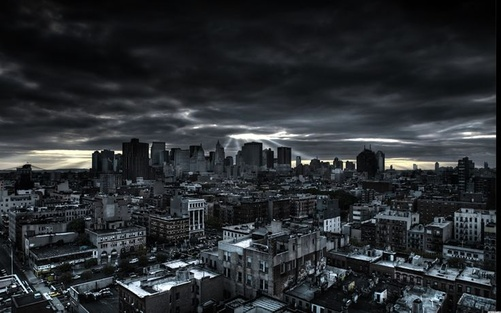
%> input picture primerParcial/practicas/practica3B/city.jpg, 501 x 313 px, shrunk from 736 x 460 before the run
$ octave practica3B.m   (GNU Octave 9; MATLAB toolbox functions it lacks are replaced by stand-ins)
%> lines starting %> are read from the running program, lines starting %| are printed output that depends on the picture
% Carga las imágenes
a = imread('city.jpg');
%> a is the input picture: size 313x501x3 uint8; mean R, G, B 41.9, 45.5, 49.2
b = imread('dinamarca.jpg');
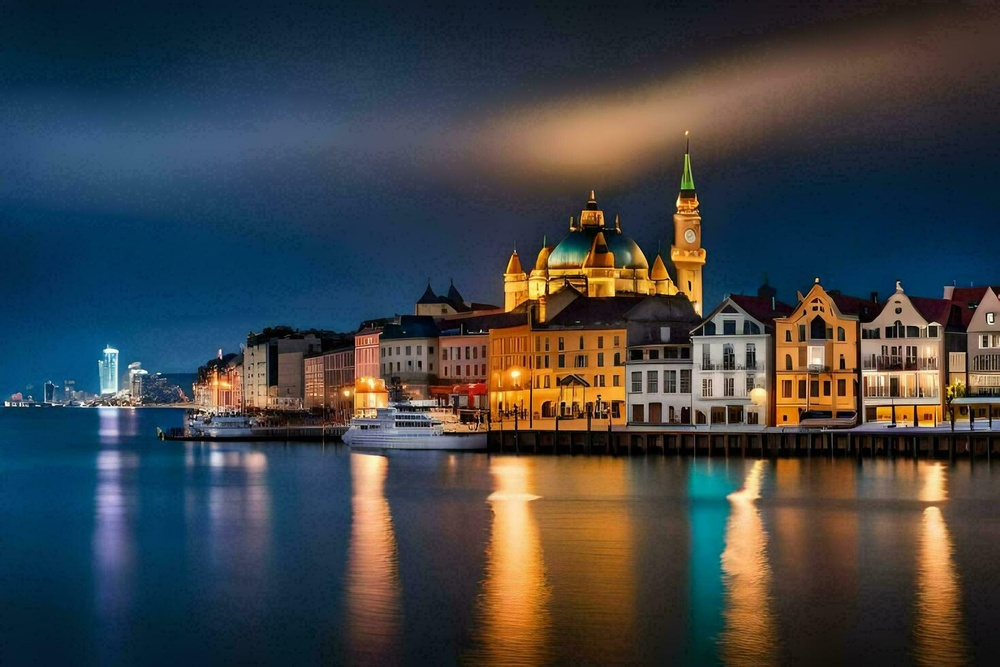
%> input picture primerParcial/practicas/practica3B/dinamarca.jpg, 1000 x 667 px, shrunk from 1470 x 980 before the run
%> b is the input picture: size 667x1000x3 uint8; mean R, G, B 62.6, 66.3, 69.2

% Convierte las imágenes a escala de grises
a_gray = rgb2gray(a);
b_gray = rgb2gray(b);
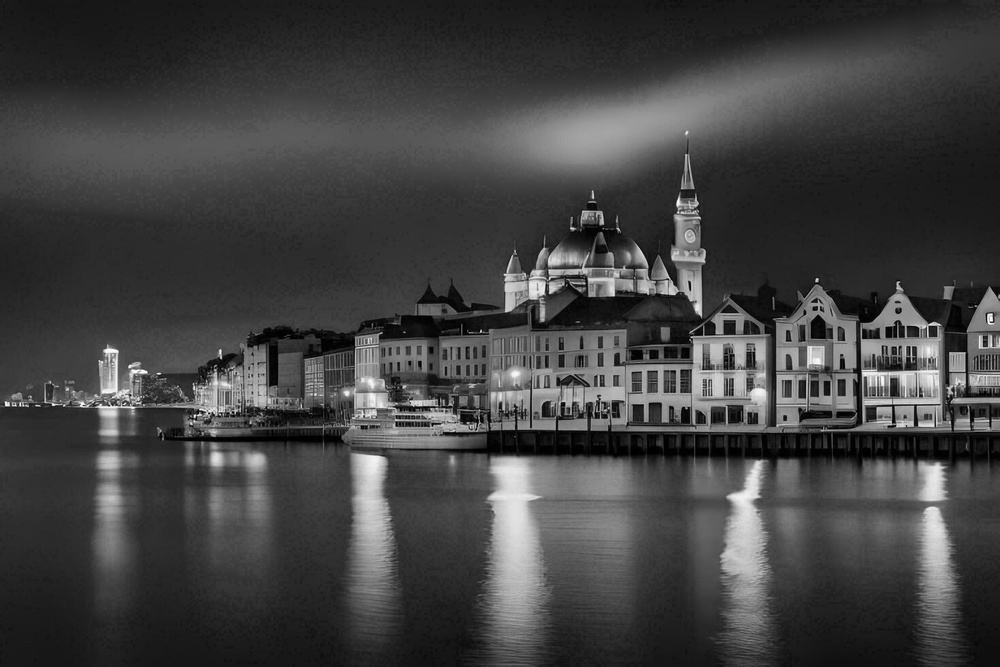
%> b_gray: size 667x1000 uint8; min 0, max 255, mean 65.5

% Ecualización de histograma para la imagen a
a_eq = ecualizar_histograma(a_gray);
b_eq = ecualizar_histograma(b_gray);

% Transferencia de histograma de la imagen b con referencia a la imagen a ecualizada
b_trans = transferir_histograma(b_gray, a_eq);

% Visualización de imágenes
figure;
subplot(2,3,1);
imshow(a_eq);
title('Imagen A');
subplot(2,3,3);
imshow(b_eq);
title('Imagen B');
subplot(2,3,2);
imshow(b_trans);
title('Imagen');

subplot(2,3,4);
imhist(a_eq);
title('Histograma A');
subplot(2,3,6);
imhist(b_eq);
title('Histograma B');
subplot(2,3,5);
imhist(b_trans);
title('Histograma');

% Función para ecualizar el histograma
function img_eq = ecualizar_histograma(img)
    % Calcular el histograma de la imagen
    h_img = imhist(img);
%> h_img = 256 values, max 3666 at index 22, min 18 at index 231, mean 612.6

    % Calcular el histograma acumulativo normalizado de la imagen
    cdf_img = cumsum(h_img) / numel(img);
%> cdf_img = 256 values from 0.00403 to 1

    % Crear un mapeo de los valores de intensidad de la imagen
    mapeo = cdf_img;
%> mapeo = 256 values from 0.00403 to 1

    % Aplicar el mapeo a la imagen
    img_eq = mapeo(img+1);
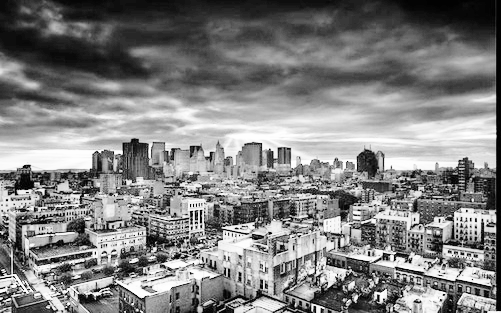
%> img_eq: size 313x501 double; min 0.00403, max 1, mean 0.506
%> in ecualizar_histograma (call 2), `h_img = imhist(img);`: h_img = 256 values, max 13053 at index 46, min 0 at index 255, mean 2605.5
%> in ecualizar_histograma (call 2), `cdf_img = cumsum(h_img) / numel(img);`: cdf_img = 256 values from 0.000811 to 1
%> in ecualizar_histograma (call 2), `img_eq = mapeo(img+1);`:
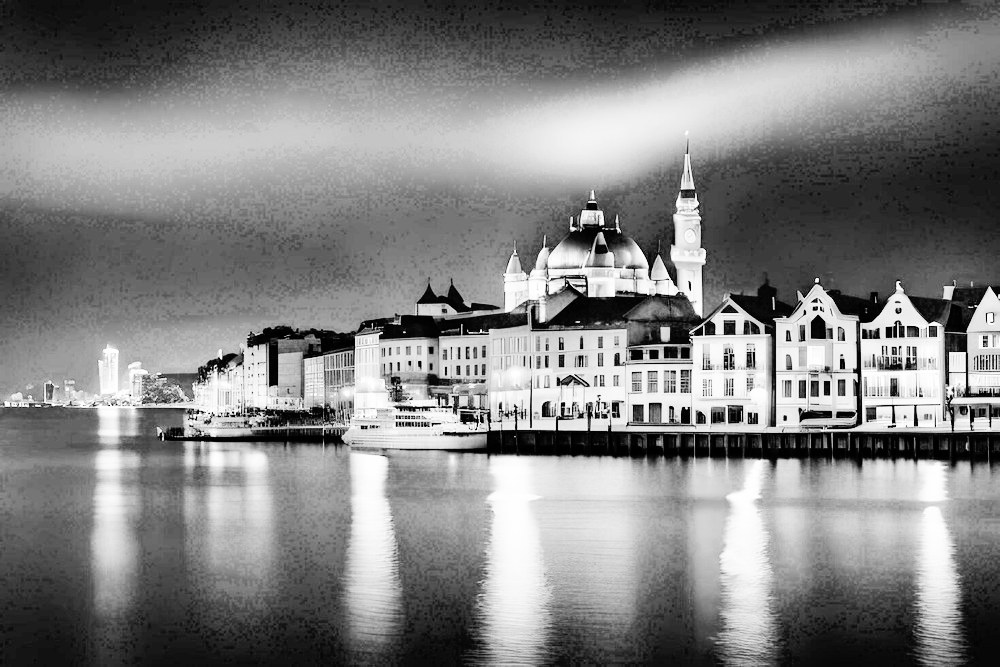
%> img_eq: size 667x1000 double; min 0.000811, max 1, mean 0.505
end

% Función para transferir el histograma
function img_trans = transferir_histograma(img, img_ref)
    % Calcular el histograma de la imagen de referencia
    h_ref = imhist(img_ref);
%> h_ref = 256 values, max 3666 at index 87, min 0 at index 1, mean 612.6

    % Calcular el histograma acumulativo normalizado de la imagen de referencia
    cdf_ref = cumsum(h_ref) / numel(img_ref);
%> cdf_ref = 256 values from 0 to 1

    % Crear un mapeo de los valores de intensidad de la imagen a los de la imagen de referencia
    mapeo = zeros(256,1);
    for idx = 1 : 256
        [~,ind] = min(abs(cdf_ref - (idx-1)/255));
        mapeo(idx) = ind-1;
    end
%> this loop made 256 passes
%> ind on passes 1 to 3: 1, 2, 4
%> after the loop, mapeo = 256 values from 0 to 255

    % Aplicar el mapeo a la imagen
    img_trans = mapeo(img+1);

    % Normalizar los valores de la imagen resultante para que estén en el rango de 0 a 255
    img_trans = uint8(round(double(img_trans) / max(img_trans(:)) * 255));
%> img_trans: size 667x1000 uint8
%> `title('Histograma');`:
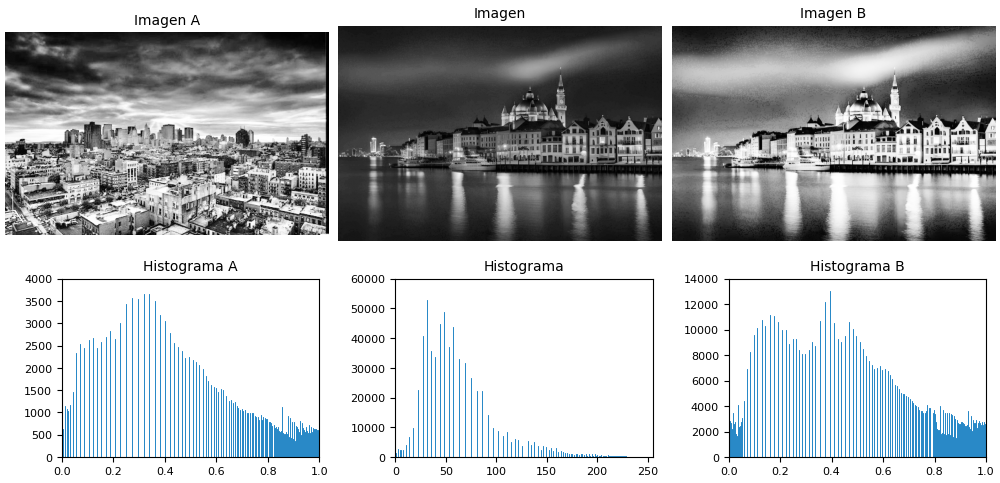
%> figure redrawn from the program's plot data, 6 panels
end
